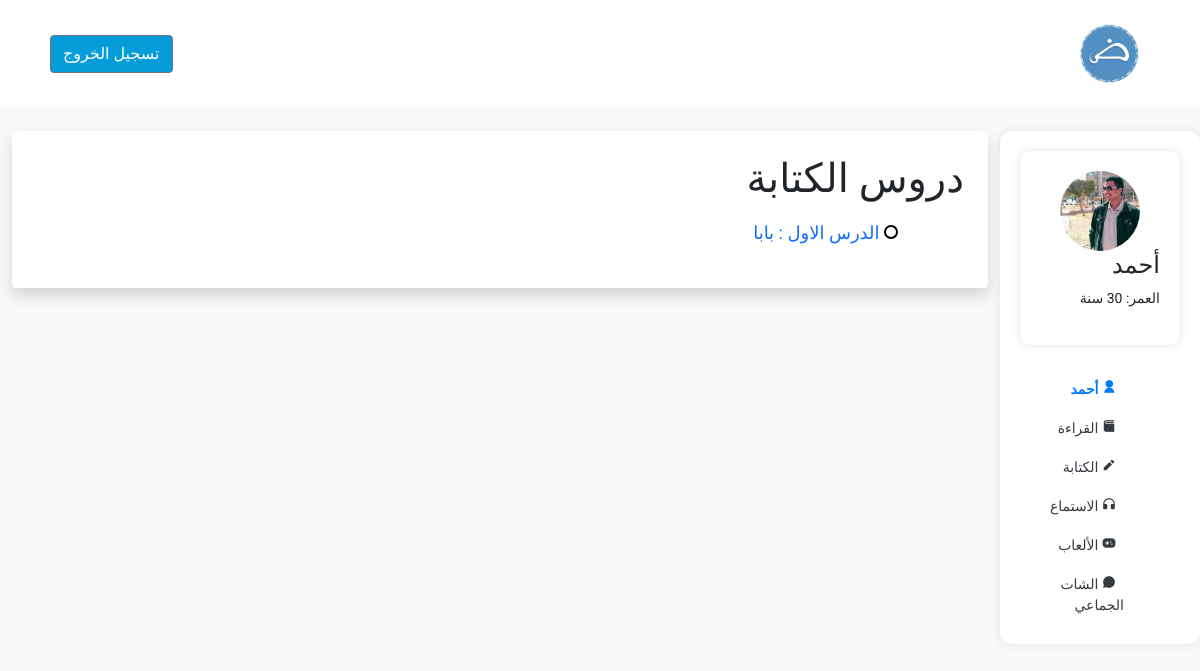
Page /lessons/writting/ (signed in) on the committed database.
### accounts/models.py (models this page shows, shortened)
class CustomUser(AbstractUser):
    nid_validator = RegexValidator(regex=r'^\d{14}$', message="الرقم القومي لابد ان يكون 14 رقم ")
    nid = models.CharField(max_length=14, unique=True, validators=[nid_validator])
    fname=models.CharField(max_length=30, blank=True, null=True)
    image = models.ImageField(upload_to=image_upload, blank=True, null=True)
    age = models.PositiveIntegerField(null=True, blank=True)
    slug = models.SlugField(blank=True, null=True)
    groups = models.ManyToManyField(Group, verbose_name=_('groups'), blank=True, related_name='customuser_set')
    user_permissions = models.ManyToManyField(Permission, verbose_name=_('user permissions'), blank=True, related_name='customuser_set')

### lessons/models.py (models this page shows, shortened)
class Lesson(models.Model):
    title = models.CharField(max_length=255)
    video_link = models.FileField(upload_to=vid_upload, blank=True, null=True)
    lesson_type = models.CharField(choices=[('reading', 'قراءة'), ('listening', 'استماع'), ('writing', 'كتابة')], max_length=20)
    completed_by_users = models.ManyToManyField(CustomUser, through='UserLessonCompletion')

### lessons/views.py (the view)
# urls.py: path('writting/', writing_lessons, name='writting'),
@login_required
def writing_lessons(request):
    writing_lessons = Lesson.objects.filter(lesson_type='writing')
    context = {'lessons': writing_lessons}
    return render(request, 'lessons/writing_lessons.html', context)

### lessons/templates/lessons/writing_lessons.html (shortened to what this page needs)
{% extends 'base.html' %}
{% load static %}
{% block content %}
<div class="container-fluid mt-4">
    <div class="row">
        <div class="col-md-3 col-lg-2 d-md-block sidebar">
            <div class="user-profile mb-4">
                <img src="/media/{{ request.user.image }}" alt="User Image" />
                <div>
                    <h4>{{ request.user.fname }}</h4>
                    <p>العمر: 30 سنة</p>
                </div>
            </div>
        <ul class="nav flex-column">
            <li class="nav-item">
              <a class="nav-link active" href="{%url 'base'%}">
                <i class="ri-user-fill me-2"></i>
                {{ request.user.fname }}
              </a>
            </li>
            <li class="nav-item">
              <a class="nav-link" href="{%url 'lessons:reading'%}">
                <i class="ri-book-3-fill me-2"></i>
                القراءة
              </a>
            </li>
            <li class="nav-item">
              <a class="nav-link" href="{%url 'lessons:writting'%}">
                <i class="ri-pencil-fill me-2"></i>
                الكتابة
              </a>
            </li>
            <li class="nav-item">
              <a class="nav-link" href="{%url 'lessons:listening'%}">
                <i class="ri-headphone-fill me-2"></i>
                الاستماع
              </a>
            </li>
            <li class="nav-item">
              <a class="nav-link" href="{% url 'games:game' %}">
                <i class="ri-gamepad-fill me-2"></i>
                الألعاب
              </a>
            </li>
            <li class="nav-item">
              <a class="nav-link" href="{% url 'chat:chat_room' %}">
                <i class="ri-chat-3-fill me-2"></i>
                الشات الجماعي
              </a>
            </li>
          </ul></div>
        <div class="col-md-9 col-lg-10">
            <div class="user-profile p-4 bg-white shadow rounded">
                <h1>دروس الكتابة</h1>
               <ul class="nav flex-column">
                    {% for lesson in lessons %}
                        <li class="nav-item lesson-item {% if lesson.is_completed %}lesson-completed{% else %}lesson-not-completed{% endif %}">
                            <a class="nav-link" href="{% url 'lessons:lesson_detail' lesson_id=lesson.id %}">
                                <div class="lesson-circle"></div>
                                {{ lesson.title }}
                            </a>
                        </li>
                    {% endfor %}
                </ul>
            </div>
        </div>
    </div>
</div>
{% endblock content %}

### static/styles/style.css (style rules this page uses)
* { box-sizing: border-box; }
body { font-size: 14px; font-family: 'Almarai', Arial, sans-serif; direction: rtl; }

### templates/base.html (style rules this page uses)
body { font-family: "Roboto", sans-serif; background-color: #f8f9fa; }
.sidebar { background-color: #fff; padding: 20px; border-radius: 10px; box-shadow: 0 0 10px rgba(0, 0, 0, 0.1); }
.sidebar .nav-link { color: #343a40; font-weight: 500; }
.sidebar .active { font-weight: 700; color: #007bff; }
.user-profile { background-color: #fff; padding: 20px; border-radius: 10px; box-shadow: 0 0 10px rgba(0, 0, 0, 0.1); }
.user-profile img { width: 80px; height: 80px; border-radius: 50%; object-fit: cover; margin-right: 20px; }

### lessons/templates/lessons/writing_lessons.html (style rules this page uses)
.lesson-item { display: flex; align-items: center; margin-bottom: 10px; color:black; font-size: 18px; }
.lesson-circle { width: 14px; height: 14px; border-radius: 50%; margin-right: 10px; flex-shrink: 0; border: 2px solid; display:inline-block; }
.lesson-not-completed .lesson-circle { border-color: black; background-color: white; }

### rows in the picture
CustomUser: user.image (picture), user.fname "أحمد"
Lesson: title "الدرس الاول : بابا"
